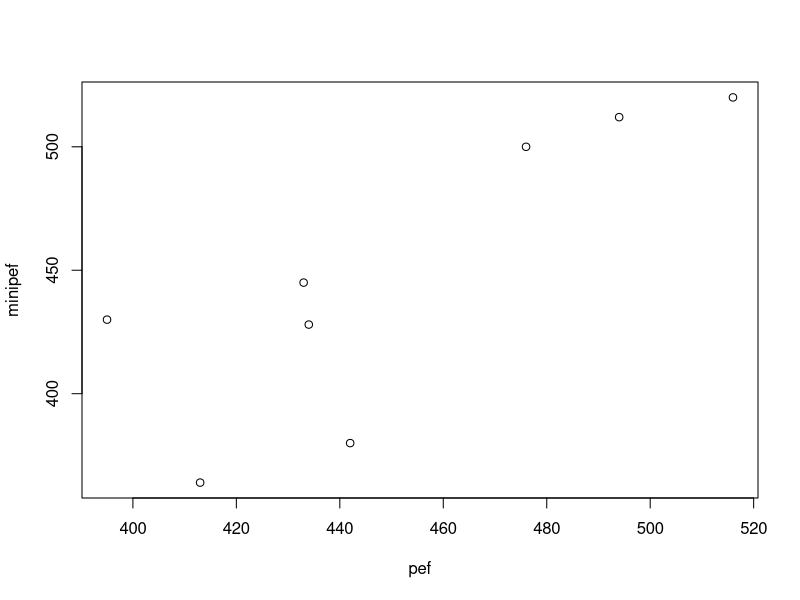
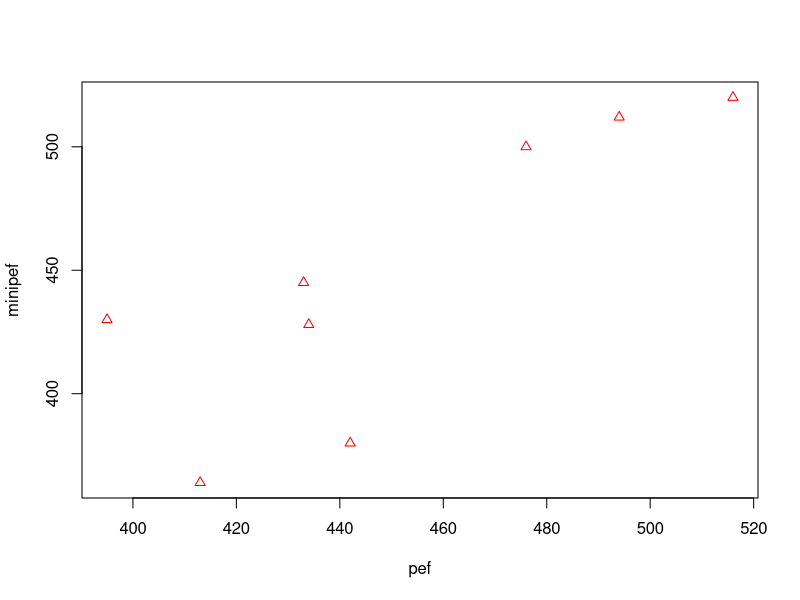
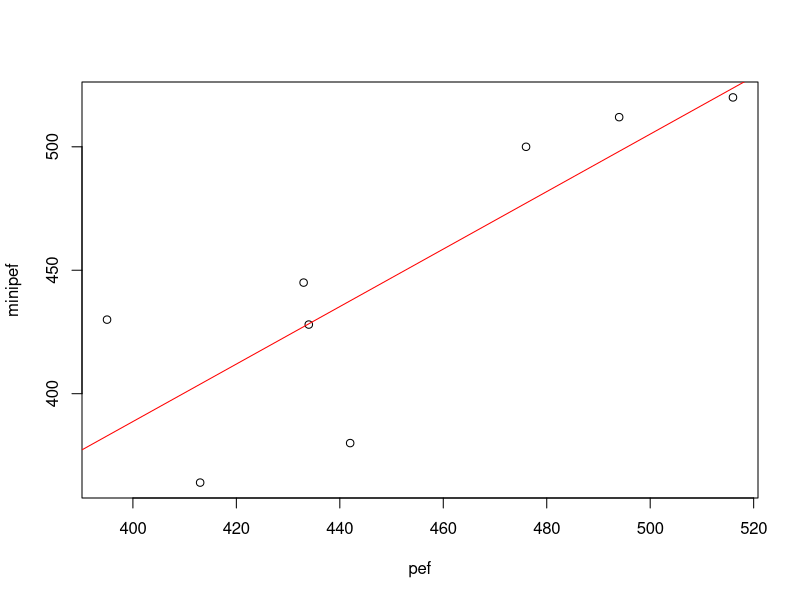
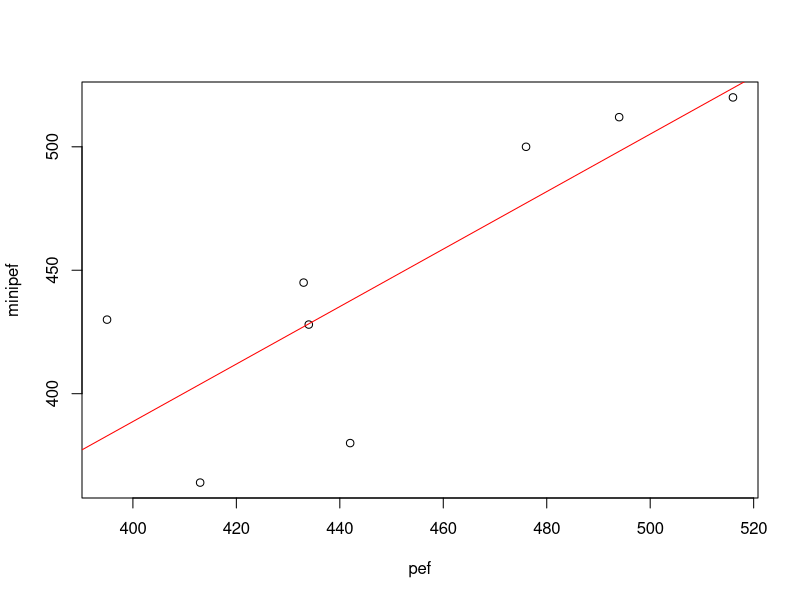

Reproduce these figures in R, in order.

# STK 4900
# Week 1, Exercise 5

# Clean up the memory before we start.
rm(list=ls(all=TRUE))

# a) Read the data into R and make a plot of the data.

# Enter the data.
pef.data = data.frame(pef = c(494,395,516,434,476,413,442,433),
                      minipef = c(512,430,520,428,500,364,380,445))

# Show the entered data.
str(pef.data)
summary(pef.data)

# Create a scatter plot
plot(x=pef.data[,"pef"],
     y=pef.data[,"minipef"],
     xlab="pef",
     ylab="minipef")

# Or...
plot(pef.data[,"minipef"]~pef.data[,"pef"],
     xlab="pef",
     ylab="minipef",
     col="red",
     pch=2)


# b) Compute the Pearson correlation coefficient. (See slide 29 from the lectures for R help.)

# Compute correlation (use the built-in function.)
cor.val = cor(pef.data[,"pef"], pef.data[,"minipef"])
cor.val
# Compute correlation (manually)
cor.two = cov(pef.data[,"pef"], pef.data[,"minipef"])/(sd(pef.data[,"pef"])*sd(pef.data[,"minipef"]))
cor.two


# c) Find 95% confidence interval for the (theoretical) correlation coefficient.
# (See slide 31 from the lectures for R help.)

# Test for correlation.
cor.test.obj = cor.test(pef.data[,"pef"], pef.data[,"minipef"])
cor.test.obj

# See what is in the object.
names(cor.test.obj)
# Extract confidence interval.
cor.test.conf.int = cor.test.obj$conf.int
cor.test.conf.int


# d) Fit a linear regression model with "minipef" as the outcome and "pef" as the predictor.
# Give an interpretation of the estimated slope, i.e. the least square estimate for "pef".
# (See slide 36 from the lectures for R help.)

# Fit a linear model.
lm.obj = lm(minipef~pef, data=pef.data)
# Print the result.
summary(lm.obj)

# Extract estimated parameters
beta.0.hat = lm.obj$coefficients[1]
names(beta.0.hat) = NULL
beta.1.hat = lm.obj$coefficients[2]
names(beta.1.hat) = NULL


# Create a scatter plot.
plot(x=pef.data[,"pef"],
     y=pef.data[,"minipef"],
     xlab="pef",
     ylab="minipef")
# Plot the fitted linear model.
abline(a=beta.0.hat, b=beta.1.hat, col="red")

# Or...
plot(x=pef.data[,"pef"],
     y=pef.data[,"minipef"],
     xlab="pef",
     ylab="minipef")

abline(lm.obj, col="red")


# e) Multiply the estimated slope from question d) with the ratio of the empirical standard deviations of "pef" and "minipef".
# Compare the result with the Pearson correlation from question b). What do you see?

# Compute the quantity.
beta.1.hat*(sd(pef.data[,"pef"])/sd(pef.data[,"minipef"]))
